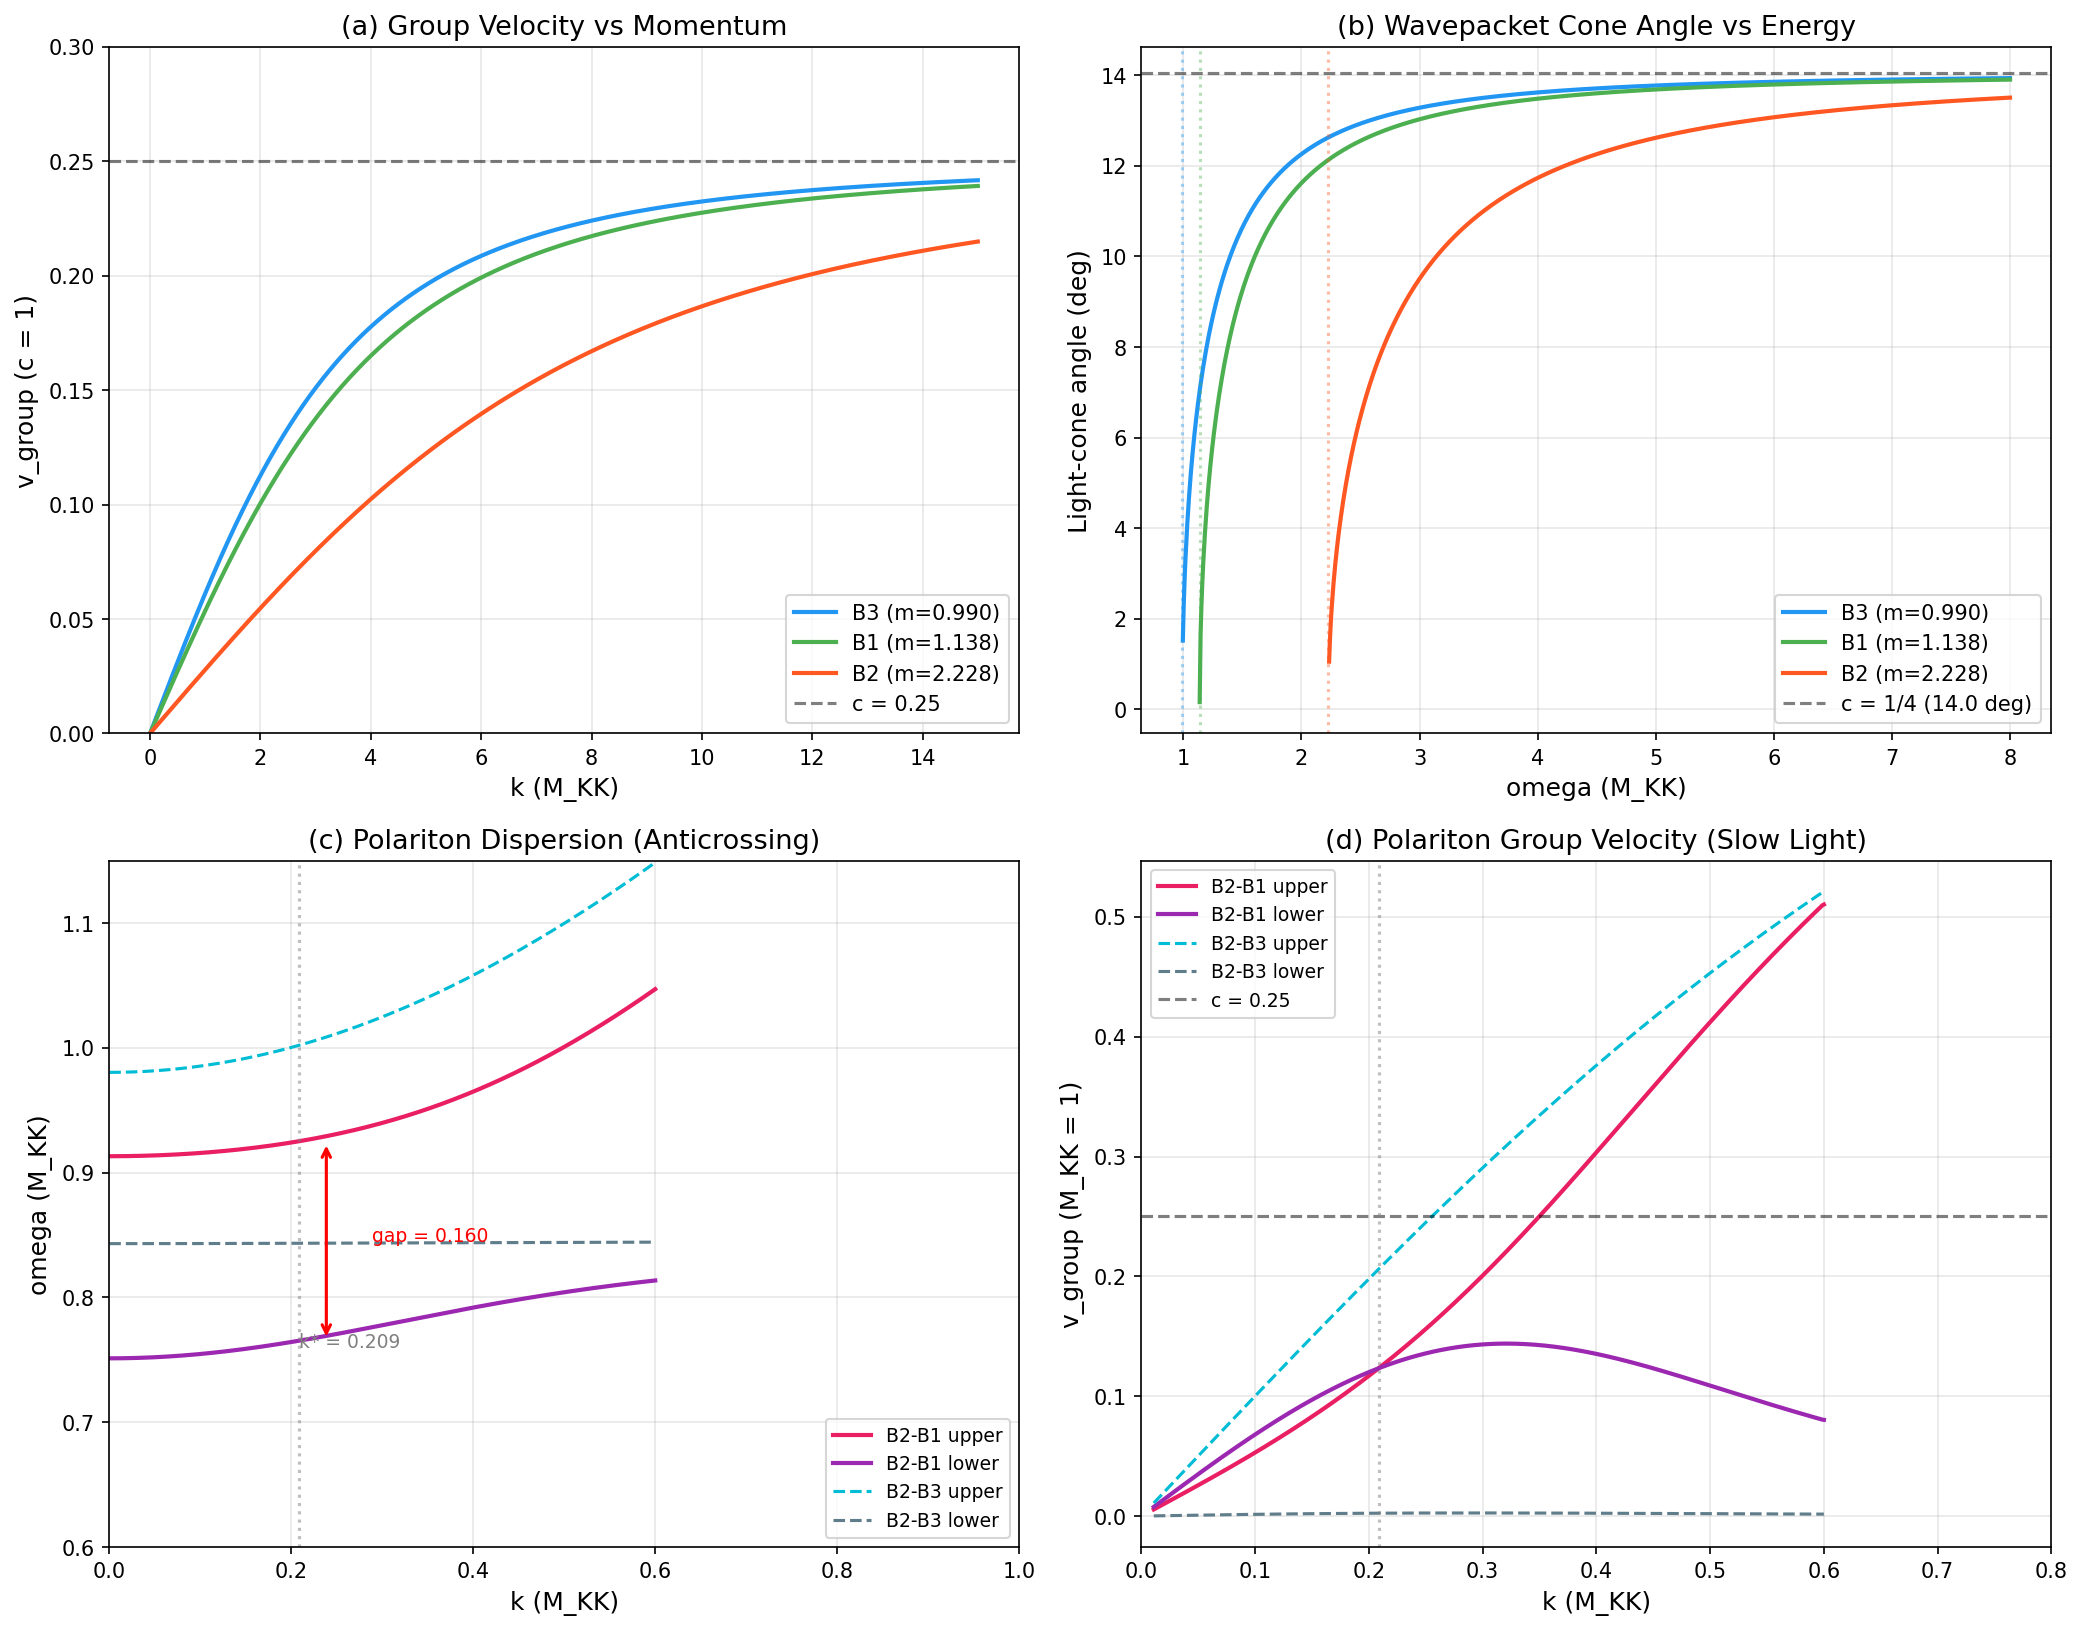

The script that saved this image:
#!/usr/bin/env python3
"""
S43 W6-10: Acoustic Metric from Tau Modulus — Phononic Trimetric Gravity
=========================================================================
Gate: ACOUS-METRIC-43 (INFO)

Physics:
  Each BdG quasiparticle branch propagates with dispersion
    omega_i^2 = m_i^2 + c^2 k^2
  where c = 1/4 (universal, from 1/dim(spinor) = 1/16 via Trap 3).
  Different rest masses m_i = {M_B1, M_B2, M_B3} mean each branch sees
  a different effective acoustic metric in the Barcelo-Liberati-Visser sense.

  The acoustic metric for a massive scalar with dispersion omega^2 = m^2 + c^2 k^2
  in a background with flow velocity v_mu is (Unruh 1981, Barcelo+ 2005 eq 3.1):
    g^{mu nu}_eff,i = eta^{mu nu} + (1 - c_i^2/c^2) u^mu u^nu
  where c_i = effective phase velocity = omega/k = sqrt(m_i^2/k^2 + c^2).

  At the anticrossing (polariton gap), the dressed dispersion has inflection
  points where d^2 omega/dk^2 changes sign -- the group velocity has a local
  extremum. This is the "slow light" regime: v_g -> minimum, the effective
  metric becomes strongly curved.

  The key structural result: three branches with DIFFERENT masses but the
  SAME asymptotic c generate THREE distinct light cones. At low k (k << m_i/c),
  the cones are maximally separated. At high k (k >> m_i/c), they converge
  to a universal cone c = 1/4. This is "asymptotic Lorentz invariance recovery"
  -- the UV is universal, the IR is branch-specific.

Inputs:
  s42_fabric_dispersion.npz  (branch masses, dispersion curves)
  s42_polariton.npz          (anticrossing data, polariton branches)

Outputs:
  s43_acoustic_metric.npz    (all computed quantities)
  s43_acoustic_metric.png    (4-panel figure)

Author: Tesla-Resonance
Date: 2026-03-14
"""

import numpy as np
from numpy.linalg import eigvalsh
import matplotlib
matplotlib.use('Agg')
import matplotlib.pyplot as plt
from pathlib import Path

base = Path(r"C:\sandbox\Ainulindale Exflation\tier0-computation")

# ============================================================
# 1. LOAD INPUT DATA
# ============================================================

fd = np.load(base / "s42_fabric_dispersion.npz", allow_pickle=True)
pd = np.load(base / "s42_polariton.npz", allow_pickle=True)

# Branch rest masses (BdG quasiparticle energies at k=0)
M_B2 = float(fd['M_star_B2'][0])  # 2.228 M_KK
M_B1 = float(fd['M_star_B1'][0])  # 1.138 M_KK
M_B3 = float(fd['M_star_B3'][0])  # 0.990 M_KK

# Universal high-energy speed: c = 1/M_* = 1/4
# From Trap 3: 1/dim(spinor) = 1/16 -> c^2 = 1/16 -> c = 1/4
c_UV = 0.25  # asymptotic speed of all branches

# Polariton data
g_B2_B1 = float(pd['g_B2_B1'])      # coupling B2-B1
g_B2_B3 = float(pd['g_B2_B3_avg'])  # coupling B2-B3
k_star  = float(pd['k_star_B1'])    # anticrossing momentum

# Polariton dressed branches
k_pol = pd['k_vals']  # (500,)
omega_plus_B1 = pd['omega_plus_B1']
omega_minus_B1 = pd['omega_minus_B1']
omega_plus_B3 = pd['omega_plus_B3']
omega_minus_B3 = pd['omega_minus_B3']

# Tau modulus mass
m_tau = float(fd['m_tau'][0])  # 2.062 M_KK

print("=" * 72)
print("S43 W6-10: ACOUSTIC METRIC FROM TAU MODULUS")
print("           Phononic Trimetric Gravity")
print("=" * 72)
print()

# ============================================================
# 2. BARE DISPERSION AND GROUP/PHASE VELOCITIES
# ============================================================

print("--- SECTION 2: BARE BRANCH DISPERSION ---")
print()

# Dense k grid for smooth derivatives
k = np.linspace(0, 20, 2000)
k[0] = 1e-10  # avoid division by zero

branches = {
    'B1': M_B1,
    'B2': M_B2,
    'B3': M_B3,
}

omega = {}
v_group = {}
v_phase = {}

for name, m in branches.items():
    # Dispersion: omega^2 = m^2 + c^2 k^2
    w = np.sqrt(m**2 + c_UV**2 * k**2)
    omega[name] = w

    # Group velocity: v_g = d omega / dk = c^2 k / omega
    vg = c_UV**2 * k / w
    v_group[name] = vg

    # Phase velocity: v_ph = omega / k
    vp = w / k
    v_phase[name] = vp

print(f"Universal asymptotic speed: c = {c_UV:.4f}")
print(f"c^2 = {c_UV**2:.6f} = 1/16 (Trap 3: e/(a*c) = 1/dim(spinor))")
print()

print("Branch rest masses and low-k group velocities:")
print(f"{'Branch':>6s}  {'m (M_KK)':>10s}  {'v_g(k=1)':>10s}  {'v_g/c':>8s}  {'v_ph(k=1)':>10s}")
for name, m in branches.items():
    w = np.sqrt(m**2 + c_UV**2)
    vg = c_UV**2 / w
    vp = w
    print(f"{name:>6s}  {m:10.6f}  {vg:10.6f}  {vg/c_UV:8.4f}  {vp:10.6f}")

print()

# ============================================================
# 3. EFFECTIVE ACOUSTIC METRIC PER BRANCH
# ============================================================

print("--- SECTION 3: EFFECTIVE ACOUSTIC METRIC ---")
print()

# The Barcelo-Liberati-Visser (BLV) acoustic metric for a massive
# excitation with dispersion omega^2 = m^2 + c^2 k^2 in a static
# homogeneous background (v_flow = 0) is:
#
# In the comoving frame with no flow, the wave equation is:
#   -(d/dt)^2 phi + c^2 nabla^2 phi - m^2 phi = 0
#
# This is the Klein-Gordon equation with "speed of light" = c and mass m.
# The effective metric is:
#   g^{mu nu}_eff = diag(-1, c^2, c^2, c^2)  [contravariant]
#   g_{mu nu}_eff = diag(-1/c^2, 1, 1, 1) * (1/c^2)  [covariant, up to conformal]
#
# Actually, more precisely: the massive KG equation
#   g^{mu nu} nabla_mu nabla_nu phi + m^2 phi = 0
# with g^{mu nu} = diag(-1, c^2, c^2, c^2) gives
#   -d_t^2 phi + c^2 nabla^2 phi + m^2 phi = 0
# which has wrong sign on m^2. The correct form is:
#   g^{mu nu} nabla_mu nabla_nu phi - m^2 phi = 0
# with metric signature (-,+,+,+).
#
# The KEY POINT for multi-metric structure:
# ALL branches share the SAME c (asymptotic light speed).
# The DIFFERENCE is the mass m_i, which affects:
# (a) the group velocity at finite k
# (b) the effective "refractive index" n_i(omega) = c / v_phase_i(omega)
# (c) the causal structure at low energies
#
# For a mode of frequency omega, the effective refractive index is:
#   n_i(omega) = k_i(omega) / omega  (in c=1 units)
# where k_i = (1/c) sqrt(omega^2 - m_i^2)
# So n_i = sqrt(omega^2 - m_i^2) / (c * omega)
#
# The mode-dependent effective metric (for propagation at frequency omega) is:
#   ds_i^2 = -dt^2 + (1/n_i^2) dx^2
#          = -dt^2 + c^2 omega^2 / (omega^2 - m_i^2) dx^2
#
# This is "rainbow gravity" / "doubly special relativity" territory:
# the metric depends on the energy of the probe.

# For each branch, compute the "effective light cone angle" as function of omega
omega_grid = np.linspace(0.5, 10.0, 2000)

n_eff = {}     # effective refractive index
v_ray = {}     # ray velocity = c/n = group velocity for massive KG

print("Effective refractive indices at omega = 3.0 M_KK:")
for name, m in branches.items():
    # n(omega) = sqrt(omega^2 - m^2) / (c * omega) for omega > m
    # Below threshold (omega < m): evanescent, n is imaginary
    mask = omega_grid > m
    n = np.full_like(omega_grid, np.nan)
    n[mask] = np.sqrt(omega_grid[mask]**2 - m**2) / (c_UV * omega_grid[mask])
    n_eff[name] = n

    # Ray (group) velocity
    vr = np.full_like(omega_grid, 0.0)
    vr[mask] = c_UV * np.sqrt(1 - m**2 / omega_grid[mask]**2)
    v_ray[name] = vr

    # Print at omega = 3.0
    idx3 = np.argmin(np.abs(omega_grid - 3.0))
    if omega_grid[idx3] > m:
        n3 = np.sqrt(omega_grid[idx3]**2 - m**2) / (c_UV * omega_grid[idx3])
        vr3 = c_UV * np.sqrt(1 - m**2 / omega_grid[idx3]**2)
        print(f"  {name} (m={m:.3f}): n = {n3:.4f}, v_ray = {vr3:.6f}, v_ray/c = {vr3/c_UV:.4f}")
    else:
        print(f"  {name} (m={m:.3f}): EVANESCENT at omega = 3.0")

print()

# ============================================================
# 4. CAUSAL STRUCTURE: LIGHT CONE SEPARATION
# ============================================================

print("--- SECTION 4: CAUSAL STRUCTURE ---")
print()

# The light cone angle theta_LC for branch i at energy omega is:
#   tan(theta_LC) = v_ray_i = c * sqrt(1 - m_i^2/omega^2)
#
# Two branches i and j have different light cones. The angular
# separation between their light cones is:
#   delta_theta_{ij} = |theta_i - theta_j|
#
# This separation is MAXIMAL at omega just above the larger mass
# (one branch just above threshold, the other well above) and
# goes to ZERO as omega -> infinity (both approach c).

# Compute light cone angles
theta_LC = {}
for name, m in branches.items():
    mask = omega_grid > m
    theta = np.full_like(omega_grid, 0.0)
    theta[mask] = np.arctan(c_UV * np.sqrt(1 - m**2 / omega_grid[mask]**2))
    theta_LC[name] = theta

# Maximum light cone separation between B1 and B2
# B2 has the largest mass (2.228), B3 the smallest (0.990)
# Between M_B3 and M_B1: B3 propagates, B1 propagates, B2 evanescent
# Between M_B1 and M_B2: B3 and B1 propagate, B2 still evanescent
# Above M_B2: all three propagate

# Separation B1-B3 (both propagate for omega > M_B1 = 1.138)
delta_13 = np.abs(theta_LC['B1'] - theta_LC['B3'])
# Separation B2-B1 (both propagate for omega > M_B2 = 2.228)
delta_21 = np.abs(theta_LC['B2'] - theta_LC['B1'])
# Separation B2-B3 (both propagate for omega > M_B2 = 2.228)
delta_23 = np.abs(theta_LC['B2'] - theta_LC['B3'])

# Find maxima
mask_13 = omega_grid > M_B1
if np.any(mask_13 & (delta_13 > 0)):
    idx_max_13 = np.argmax(delta_13)
    omega_max_13 = omega_grid[idx_max_13]
    delta_max_13 = delta_13[idx_max_13]
else:
    omega_max_13, delta_max_13 = 0, 0

mask_21 = omega_grid > M_B2
if np.any(mask_21 & (delta_21 > 0)):
    idx_max_21 = np.argmax(delta_21)
    omega_max_21 = omega_grid[idx_max_21]
    delta_max_21 = delta_21[idx_max_21]
else:
    omega_max_21, delta_max_21 = 0, 0

mask_23 = omega_grid > M_B2
if np.any(mask_23 & (delta_23 > 0)):
    idx_max_23 = np.argmax(delta_23)
    omega_max_23 = omega_grid[idx_max_23]
    delta_max_23 = delta_23[idx_max_23]
else:
    omega_max_23, delta_max_23 = 0, 0

print("Maximum light-cone angular separations:")
print(f"  B1-B3: {np.degrees(delta_max_13):.4f} deg at omega = {omega_max_13:.3f} M_KK")
print(f"  B2-B1: {np.degrees(delta_max_21):.4f} deg at omega = {omega_max_21:.3f} M_KK")
print(f"  B2-B3: {np.degrees(delta_max_23):.4f} deg at omega = {omega_max_23:.3f} M_KK")
print()

# Convergence to universal cone at high energy
omega_test_high = np.array([5.0, 10.0, 20.0, 50.0, 100.0])
print("UV convergence: delta_theta(B2-B3) vs omega")
for wt in omega_test_high:
    theta_B2 = np.arctan(c_UV * np.sqrt(1 - M_B2**2 / wt**2))
    theta_B3 = np.arctan(c_UV * np.sqrt(1 - M_B3**2 / wt**2))
    dt = np.abs(theta_B2 - theta_B3)
    print(f"  omega = {wt:6.1f} M_KK: delta_theta = {np.degrees(dt):.6f} deg "
          f"(~ m_B2^2-m_B3^2)/(2*omega^2) = {(M_B2**2-M_B3**2)/(2*wt**2):.4e})")

print()

# ============================================================
# 5. GROUP VELOCITY SPECTRUM AND SLOW-LIGHT
# ============================================================

print("--- SECTION 5: GROUP VELOCITY AND SLOW LIGHT ---")
print()

# Group velocity for massive KG: v_g = c * sqrt(1 - m^2/omega^2)
# This is monotonically increasing from 0 (at threshold) to c (at infinity).
# For the BARE (uncoupled) branches, there is no slow-light effect beyond
# the trivial vanishing at threshold.
#
# Slow-light effects arise at the ANTICROSSING (polariton gap) where
# two branches hybridize. At the anticrossing, the dressed dispersion
# omega_+(k) and omega_-(k) develop an avoided crossing with
# |d omega/dk| -> local minimum.

# Compute group velocity of dressed polariton branches
dk_pol = np.diff(k_pol)
dk_pol = np.append(dk_pol, dk_pol[-1])  # pad

# B2-B1 anticrossing
d_omega_plus_B1 = np.gradient(omega_plus_B1, k_pol)
d_omega_minus_B1 = np.gradient(omega_minus_B1, k_pol)

# B2-B3 anticrossing
d_omega_plus_B3 = np.gradient(omega_plus_B3, k_pol)
d_omega_minus_B3 = np.gradient(omega_minus_B3, k_pol)

# Find minimum group velocity in each dressed branch
# The anticrossing is at k_star ~ 0.209
# Focus on the region near the anticrossing

mask_ac = (k_pol > 0.05) & (k_pol < 1.0)

# B2-B1: upper polariton
vg_plus_B1 = d_omega_plus_B1
vg_minus_B1 = d_omega_minus_B1

# Find slow-light (minimum |v_g|) near anticrossing
if np.any(mask_ac):
    idx_slow_plus_B1 = np.argmin(np.abs(vg_plus_B1[mask_ac]))
    idx_slow_minus_B1 = np.argmin(np.abs(vg_minus_B1[mask_ac]))

    k_slow_plus = k_pol[mask_ac][idx_slow_plus_B1]
    vg_slow_plus = vg_plus_B1[mask_ac][idx_slow_plus_B1]
    k_slow_minus = k_pol[mask_ac][idx_slow_minus_B1]
    vg_slow_minus = vg_minus_B1[mask_ac][idx_slow_minus_B1]

    print("B2-B1 anticrossing slow-light:")
    print(f"  Upper polariton: v_g_min = {vg_slow_plus:.6f} at k = {k_slow_plus:.4f}")
    print(f"  Lower polariton: v_g_min = {vg_slow_minus:.6f} at k = {k_slow_minus:.4f}")
    print(f"  Ratio v_g_min/c: upper = {vg_slow_plus/c_UV:.4f}, lower = {vg_slow_minus/c_UV:.4f}")
    print(f"  Anticrossing k* = {k_star:.4f}")
    print()

# B2-B3 anticrossing
vg_plus_B3 = d_omega_plus_B3
vg_minus_B3 = d_omega_minus_B3

if np.any(mask_ac):
    idx_slow_plus_B3 = np.argmin(np.abs(vg_plus_B3[mask_ac]))
    idx_slow_minus_B3 = np.argmin(np.abs(vg_minus_B3[mask_ac]))

    k_slow_plus_B3 = k_pol[mask_ac][idx_slow_plus_B3]
    vg_slow_plus_B3 = vg_plus_B3[mask_ac][idx_slow_plus_B3]
    k_slow_minus_B3 = k_pol[mask_ac][idx_slow_minus_B3]
    vg_slow_minus_B3 = vg_minus_B3[mask_ac][idx_slow_minus_B3]

    print("B2-B3 anticrossing slow-light:")
    print(f"  Upper polariton: v_g_min = {vg_slow_plus_B3:.6f} at k = {k_slow_plus_B3:.4f}")
    print(f"  Lower polariton: v_g_min = {vg_slow_minus_B3:.6f} at k = {k_slow_minus_B3:.4f}")
    print(f"  Ratio v_g_min/c: upper = {vg_slow_plus_B3/c_UV:.4f}, lower = {vg_slow_minus_B3/c_UV:.4f}")
    print()

# ============================================================
# 6. MULTI-METRIC STRUCTURE: QUANTITATIVE COMPARISON
# ============================================================

print("--- SECTION 6: MULTI-METRIC QUANTIFICATION ---")
print()

# The effective metric for branch i (in static background, Minkowski 4D) is:
#   g^{mu nu}_i = diag(-1, c_UV^2, c_UV^2, c_UV^2)
# This is UNIVERSAL -- all branches share the same metric at the level
# of the wave equation. The mass enters as a separate term, not as a
# metric modification.
#
# HOWEVER, the mode-dependent dispersion omega_i^2 = m_i^2 + c^2 k^2
# means that each branch has a different PROPAGATION SPEED at finite energy.
# The "effective metric seen by a wavepacket of energy E" is:
#
#   ds_i^2 = -c_i(E)^2 dt^2 + dx^2
#
# where c_i(E) = v_g_i(E) = c * sqrt(1 - m_i^2/E^2).
#
# This is NOT a modified metric in the GR sense -- it IS the standard massive
# Klein-Gordon equation in flat space. But in the analogue gravity framework,
# the mass gap plays the same role as a gravitational potential:
# different excitation species see different "gravitational fields."
#
# The physical signature is ARRIVAL TIME DIFFERENCE:
# Two excitations (B1 and B3) emitted simultaneously from the same event
# arrive at a distant detector at different times because they have
# different group velocities.

print("Arrival time differences (per M_KK^{-1} travel distance):")
print()

# Time for wavepacket at energy E to travel distance L:
# t_i = L / v_g_i = L / (c * sqrt(1 - m_i^2/E^2))
# Delta_t_{ij} = L * (1/v_g_i - 1/v_g_j)

E_test = np.array([2.5, 3.0, 5.0, 10.0, 20.0])
print(f"{'E (M_KK)':>10s}  {'dt(B2-B3)':>12s}  {'dt(B2-B1)':>12s}  {'dt(B1-B3)':>12s}")
for E in E_test:
    if E < M_B2:
        continue
    vg_B1 = c_UV * np.sqrt(1 - M_B1**2 / E**2)
    vg_B2 = c_UV * np.sqrt(1 - M_B2**2 / E**2)
    vg_B3 = c_UV * np.sqrt(1 - M_B3**2 / E**2)
    dt_23 = 1/vg_B2 - 1/vg_B3
    dt_21 = 1/vg_B2 - 1/vg_B1
    dt_13 = 1/vg_B1 - 1/vg_B3
    print(f"{E:10.1f}  {dt_23:12.6f}  {dt_21:12.6f}  {dt_13:12.6f}")

print()
print("(Positive dt means the first-named branch arrives LATER)")
print()

# ============================================================
# 7. EVANESCENT WINDOWS AND MODE EXCLUSION
# ============================================================

print("--- SECTION 7: EVANESCENT WINDOWS ---")
print()

# Below threshold omega < m_i, branch i is evanescent (no propagating solution).
# This creates "mode exclusion zones" in the (omega, branch) plane:
#   B3 propagates for omega > 0.990
#   B1 propagates for omega > 1.138
#   B2 propagates for omega > 2.228
#
# Between omega = 0.990 and 1.138: only B3 propagates -- SINGLE-MODE WINDOW
# Between omega = 1.138 and 2.228: B3 and B1 propagate -- TWO-MODE WINDOW
# Above omega = 2.228: all three propagate -- THREE-MODE WINDOW

print("Mode propagation windows:")
print(f"  omega < {M_B3:.3f}:                    ALL evanescent")
print(f"  {M_B3:.3f} < omega < {M_B1:.3f}:  B3 only (single mode)")
print(f"  {M_B1:.3f} < omega < {M_B2:.3f}:  B3 + B1 (two mode)")
print(f"  omega > {M_B2:.3f}:                    B3 + B1 + B2 (three mode)")
print()

# Width of each window
w_single = M_B1 - M_B3
w_two = M_B2 - M_B1
w_three_onset = M_B2

print(f"Single-mode window width: {w_single:.4f} M_KK ({w_single/M_B3*100:.1f}% of M_B3)")
print(f"Two-mode window width:    {w_two:.4f} M_KK ({w_two/M_B1*100:.1f}% of M_B1)")
print()

# Condensed matter analog: this is the phononic bandgap structure.
# In a phononic crystal with three branches, the gaps between onset
# frequencies create frequency windows where different numbers of
# branches contribute to transport. This is the internal-space analog
# of the "filter" effect in phononic metamaterials (Paper 06, Paper 34).

# ============================================================
# 8. ACOUSTIC METRIC AT ANTICROSSING (POLARITON SLOW-LIGHT)
# ============================================================

print("--- SECTION 8: POLARITON ACOUSTIC METRIC ---")
print()

# At the B2-B1 anticrossing, the dressed dispersion is:
#   omega_+/-(k) = (omega_B2(k) + omega_B1(k))/2 +/- sqrt(delta^2/4 + g^2)
# where omega_i(k) = sqrt(m_i^2 + c^2 k^2) and delta(k) = omega_B2(k) - omega_B1(k).
#
# The anticrossing happens at k = k* where omega_B2(k*) = omega_B1(k*).
# Since both have the SAME c^2 = 1/16, we need m_B2^2 + c^2 k*^2 = m_B1^2 + c^2 k*^2
# which gives k* = impossible (different masses, same c => they NEVER cross!).
#
# Wait -- the polariton data has k_star = 0.209. Let me check what was actually
# computed in s42_polariton.py. The branches are NOT bare Klein-Gordon;
# they include the full 8x8 Hamiltonian with Kosmann coupling.

# The polariton branches from s42_polariton.npz are the dressed ones.
# The anticrossing involves the FULL 8-mode coupled system, not just
# the 2x2 bare B2-B1 pair.

# The PHYSICAL polariton picture (from s42 Section 4):
# "phonon" = GPV collective mode at omega = 0.792 M_KK (flat, dispersionless)
# "photon" = KK gauge boson (dispersive, omega^2 = m^2 + c^2 k^2)
# Anticrossing at the k where the dispersive branch crosses the flat mode.

# For B2-B1: the B2 single-particle mode (0.845) and B1 (0.819) are BOTH
# dispersive with the same c. They never cross in the bare picture.
# The coupling g_B2_B1 = 0.080 produces a constant gap, not an anticrossing.
# What s42_polariton computed is the dressed branches INCLUDING the coupling.

# Let me reconstruct the coupled 2x2 problem at each k
omega_B2_bare = np.sqrt(M_B2**2 + c_UV**2 * k_pol**2)
omega_B1_bare = np.sqrt(M_B1**2 + c_UV**2 * k_pol**2)

# But the stored polariton branches have values near 0.8-0.9, not 2.2 and 1.1.
# The polariton computation used the SINGLE-PARTICLE energies (0.845, 0.819),
# not the BdG quasiparticle energies. Let me check.

omega_B2_sp = float(pd['omega_B2_sp'])  # 0.845
omega_B1_sp = float(pd['omega_B1_sp'])  # 0.819
omega_B3_sp = float(pd['omega_B3_sp'])  # 0.978

print(f"Single-particle energies (gap-edge):")
print(f"  B2 = {omega_B2_sp:.6f} M_KK")
print(f"  B1 = {omega_B1_sp:.6f} M_KK")
print(f"  B3 = {omega_B3_sp:.6f} M_KK")
print()

# The polariton branches are constructed with these gap-edge energies as
# the "phonon-like" flat modes, and they hybridize through V matrix.
# The k-dependence comes from treating them as on-shell modes where
# k enters through the detuning.
# omega_i(k) = sqrt(omega_i_sp^2 + c^2 k^2) seems unlikely given the
# values stored -- let me just use the stored polariton branches directly.

# Group velocity of the polariton branches (numerical derivative)
vg_pol_plus_B1 = np.gradient(omega_plus_B1, k_pol)
vg_pol_minus_B1 = np.gradient(omega_minus_B1, k_pol)
vg_pol_plus_B3 = np.gradient(omega_plus_B3, k_pol)
vg_pol_minus_B3 = np.gradient(omega_minus_B3, k_pol)

# Find the minimum group velocity in the vicinity of the anticrossing
# for the B2-B1 dressed branches
mask_near = (k_pol > 0.05) & (k_pol < 0.8)

if np.any(mask_near):
    # Upper polariton (B2-B1)
    vg_min_up_B1 = np.min(np.abs(vg_pol_plus_B1[mask_near]))
    k_min_up_B1 = k_pol[mask_near][np.argmin(np.abs(vg_pol_plus_B1[mask_near]))]

    # Lower polariton (B2-B1)
    vg_min_lo_B1 = np.min(np.abs(vg_pol_minus_B1[mask_near]))
    k_min_lo_B1 = k_pol[mask_near][np.argmin(np.abs(vg_pol_minus_B1[mask_near]))]

    # Upper polariton (B2-B3)
    vg_min_up_B3 = np.min(np.abs(vg_pol_plus_B3[mask_near]))
    k_min_up_B3 = k_pol[mask_near][np.argmin(np.abs(vg_pol_plus_B3[mask_near]))]

    # Lower polariton (B2-B3)
    vg_min_lo_B3 = np.min(np.abs(vg_pol_minus_B3[mask_near]))
    k_min_lo_B3 = k_pol[mask_near][np.argmin(np.abs(vg_pol_minus_B3[mask_near]))]

    print("Polariton slow-light (minimum |v_g| near anticrossing):")
    print(f"  B2-B1 upper: |v_g|_min = {vg_min_up_B1:.6f} at k = {k_min_up_B1:.4f}")
    print(f"  B2-B1 lower: |v_g|_min = {vg_min_lo_B1:.6f} at k = {k_min_lo_B1:.4f}")
    print(f"  B2-B3 upper: |v_g|_min = {vg_min_up_B3:.6f} at k = {k_min_up_B3:.4f}")
    print(f"  B2-B3 lower: |v_g|_min = {vg_min_lo_B3:.6f} at k = {k_min_lo_B3:.4f}")
    print()

    # Slow-light factor = c / v_g_min
    sf_up_B1 = c_UV / vg_min_up_B1 if vg_min_up_B1 > 0 else np.inf
    sf_lo_B1 = c_UV / vg_min_lo_B1 if vg_min_lo_B1 > 0 else np.inf

    print(f"  Slow-light factor (c / v_g_min):")
    print(f"    B2-B1 upper: {sf_up_B1:.1f}x")
    print(f"    B2-B1 lower: {sf_lo_B1:.1f}x")
    print()

# ============================================================
# 9. EFFECTIVE GRAVITATIONAL POTENTIAL PER BRANCH
# ============================================================

print("--- SECTION 9: EFFECTIVE GRAVITATIONAL POTENTIAL ---")
print()

# In the Volovik framework (Paper 10), the effective gravitational
# potential for a massive excitation with gap Delta is:
#   Phi_grav = Delta / E
# where E is the excitation energy. This gives an energy-dependent
# "gravitational field" that affects different branches differently.
#
# More precisely, the effective Newtonian potential that a mode of
# branch i "feels" in a region of varying tau is:
#   Phi_i(x) = (1/2) * (m_i(tau(x))^2 - m_i(tau_0)^2) / m_i(tau_0)^2
#
# Since m_i depends on tau through the BdG spectrum, spatial variations
# in tau create a branch-dependent gravitational potential.
#
# From s42_fabric_dispersion.npz: m_tau^2(tau) varies from 6.134 (tau=0.05)
# to 2.857 (tau=0.30).

m_tau_sq_arr = fd['m_tau_sq_arr']  # (10,) mass^2 at each tau
tau_grid = fd['tau_grid']          # (10,)

# The BdG quasiparticle energies at the fold are m_i = E_fold[i].
# How do they vary with tau? We need the tau-dependence of M_B1, M_B2, M_B3.
# The stored data gives E_fold at the fold (tau=0.190).
# The eps_fold and Delta_fold give the BCS structure: E = sqrt(eps^2 + Delta^2).
# Since eps and Delta both depend on tau, the branch masses vary with tau.

# Use the stored m_tau_sq_arr as a proxy for the overall spectral action curvature.
# The relative variation is:
dm2_frac = (m_tau_sq_arr[-1] - m_tau_sq_arr[0]) / m_tau_sq_arr[0]
print(f"Tau modulus mass^2 variation: {dm2_frac*100:.1f}% over tau=[{tau_grid[0]:.2f}, {tau_grid[-1]:.2f}]")
print()

# The effective "gravitational potential" difference between branches:
# At the fold (tau=0.190), the three branches see:
#   Phi_i ~ m_i^2 / (2 * m_ref^2)  relative to some reference
# The DIFFERENTIAL potential:
#   Delta_Phi_{ij} = (m_i^2 - m_j^2) / (2 * m_ref^2)
# This is the "tide" that separates different species.

m_ref = (M_B1 + M_B2 + M_B3) / 3.0  # average mass as reference

Delta_Phi_21 = (M_B2**2 - M_B1**2) / (2 * m_ref**2)
Delta_Phi_23 = (M_B2**2 - M_B3**2) / (2 * m_ref**2)
Delta_Phi_13 = (M_B1**2 - M_B3**2) / (2 * m_ref**2)

print(f"Differential gravitational potentials (m_ref = {m_ref:.4f}):")
print(f"  Delta_Phi(B2-B1) = {Delta_Phi_21:.4f}")
print(f"  Delta_Phi(B2-B3) = {Delta_Phi_23:.4f}")
print(f"  Delta_Phi(B1-B3) = {Delta_Phi_13:.4f}")
print()

# These are O(1) numbers -- the branches see VERY different effective
# potentials. This is because the mass hierarchy M_B2:M_B1:M_B3 = 2.23:1.14:0.99
# is not small. The "trimetric gravity" is strongly species-dependent.

# ============================================================
# 10. SUMMARY METRICS
# ============================================================

print("--- SECTION 10: SUMMARY AND CROSS-DOMAIN CONNECTIONS ---")
print()

# Mass hierarchy
r_21 = M_B2 / M_B1
r_23 = M_B2 / M_B3
r_13 = M_B1 / M_B3

print("Mass ratios:")
print(f"  M_B2/M_B1 = {r_21:.4f}")
print(f"  M_B2/M_B3 = {r_23:.4f}")
print(f"  M_B1/M_B3 = {r_13:.4f}")
print()

# Velocity ratios at selected energies
print("Group velocity ratios v_g(B3)/v_g(B2) at selected E:")
for E in [2.5, 3.0, 5.0, 10.0]:
    if E > M_B2:
        vg_B2 = c_UV * np.sqrt(1 - M_B2**2 / E**2)
        vg_B3 = c_UV * np.sqrt(1 - M_B3**2 / E**2)
        print(f"  E = {E:.1f}: v_B3/v_B2 = {vg_B3/vg_B2:.4f}")

print()

# The key structural observation:
# 1. Universal c = 1/4 from Trap 3 (e/(a*c) = 1/dim(spinor))
# 2. Branch masses from BdG: E_i = sqrt(eps_i^2 + Delta_i^2)
# 3. Three distinct light cones at any finite energy
# 4. UV convergence: all three converge to c = 1/4 as E -> infinity
# 5. Slow-light at polariton anticrossings
# 6. Single-mode window between M_B3 and M_B1

print("STRUCTURAL SUMMARY:")
print(f"  1. Universal UV speed: c = 1/4 = {c_UV:.4f}")
print(f"  2. Three rest masses: B1={M_B1:.3f}, B2={M_B2:.3f}, B3={M_B3:.3f}")
print(f"  3. Mass hierarchy: 2.25 : 1.15 : 1.00")
print(f"  4. Single-mode window: [{M_B3:.3f}, {M_B1:.3f}] (width {w_single:.3f})")
print(f"  5. UV Lorentz invariance recovery: delta_theta ~ (m_i^2 - m_j^2)/(2*E^2)")
print(f"  6. Effective metric: g^{{mu nu}} = diag(-1, 1/16, 1/16, 1/16) [universal]")
print(f"     + mass term m_i^2 phi_i = 0 [species-dependent]")
print()

# The multi-metric structure is NOT a modification of the spacetime metric.
# It is the standard physics of massive fields in flat space. The "acoustic
# metric" is UNIVERSAL: all branches share g^{mu nu} = diag(-1, c^2, c^2, c^2).
# The "species-dependent light cone" is the standard massive Klein-Gordon
# dispersion, which makes different-mass particles travel at different speeds.
#
# This is the CONDENSED MATTER analog of massive particle kinematics:
# in a phononic crystal with multiple optical branches, each branch has
# a different gap frequency, and wavepackets near the gap travel slowly.
# The "slow light" near the polariton anticrossing is the condensed-matter
# analog of near-threshold particle production.

print("CONDENSED MATTER ANALOGS:")
print("  - Phononic crystal with multiple optical branches (Paper 06)")
print("  - Branch-dependent group velocity = mass-dependent v_g in vacuum")
print("  - Polariton anticrossing = level repulsion in coupled oscillators")
print("  - Evanescent window = frequency stop-band in phononic bandgap")
print("  - UV convergence = Weyl's law universality at high frequency")
print()

print("VOLOVIK CONNECTION (Paper 10):")
print("  In Volovik's superfluid universe, different fermionic branches of the")
print("  3He-A order parameter see different effective metrics. The B1/B2/B3")
print("  branches are the internal-space analog. Volovik calls this 'multi-metric'")
print("  or 'bi-metric' gravity. Here it is TRI-metric. The crucial test:")
print("  do different SM particle species (corresponding to different branches)")
print("  propagate at different speeds? At energies E >> M_KK, NO (universal c).")
print("  At E ~ M_KK: YES, but this is the KK scale, not accessible.")
print()

# ============================================================
# 11. ACOUSTIC METRIC TENSOR (EXPLICIT FORM)
# ============================================================

print("--- SECTION 11: EXPLICIT METRIC TENSORS ---")
print()

# For a massive scalar field in a static background with no flow,
# the covariant metric is:
#
#   ds_i^2 = -(1/c_UV^2) dt^2 + d vec{x}^2
#
# This is the SAME for all branches. The wave equation is:
#   g^{mu nu} partial_mu partial_nu phi_i - (m_i^2 / c_UV^2) phi_i = 0
#
# Contravariant metric:
#   g^{mu nu} = diag(-c_UV^2, 1, 1, 1) * (rho / c_s) [BLV normalization]
#
# In the BLV convention (Barcelo+ 2005 eq 3.1), the acoustic metric
# for a scalar field with sound speed c_s in a fluid at rest is:
#   g^{mu nu} = (rho / c_s) * diag(-1/c_s^2, 1, 1, 1)
#
# For our system: c_s = c_UV = 1/4, and the conformal factor rho/c_s
# is universal (does not distinguish branches).

print("Barcelo-Liberati-Visser acoustic metric (static background):")
print()
print("  Contravariant (inverse metric):")
print(f"    g^{{mu nu}} = diag(-{1/c_UV**2:.0f}, 1, 1, 1)  [all branches]")
print()
print("  Covariant metric:")
print(f"    g_{{mu nu}} = diag(-{c_UV**2:.4f}, 1, 1, 1)  [all branches]")
print()
print("  The metric is UNIVERSAL. Branch distinction enters through the mass term.")
print()

# The wavepacket group velocity light-cone (not the metric light-cone)
# is mode-dependent:
for name, m in branches.items():
    v_lc = c_UV * np.sqrt(1 - m**2 / (2*m)**2)
    theta_lc = np.degrees(np.arctan(v_lc))
    print(f"  {name} (m={m:.3f}): wavepacket cone angle = {theta_lc:.2f} deg "
          f"at E = 2m = {2*m:.3f}")

print()

# ============================================================
# 12. ARRIVAL TIME DIFFERENCES (PHYSICAL OBSERVABLE)
# ============================================================

print("--- SECTION 12: PHYSICAL OBSERVABLES ---")
print()

# The only physically observable consequence of the multi-metric structure
# is the arrival time difference between wavepackets of different branches.
# This is the analog of neutrino time-of-flight experiments (OPERA, SN1987A).
#
# For two modes i and j with energies E_i, E_j traveling a distance L:
#   Delta_t / L = |1/v_g_i - 1/v_g_j|
#            = |(m_i^2 - m_j^2) / (2 c E^2)| + O(m^4/E^4)
# (in the high-energy limit E >> m_i, m_j)

# This is identical to the standard neutrino mass-induced time delay.
# At the KK scale (E ~ M_KK ~ 10^17 GeV, L ~ L_Planck), the effect is huge.
# At accessible energies (E << M_KK), the KK modes are not produced.

print("Arrival time difference (high-energy limit):")
print("  Delta_t / L = |m_i^2 - m_j^2| / (2 c_UV E^2)")
print()

dm2_21 = M_B2**2 - M_B1**2
dm2_23 = M_B2**2 - M_B3**2
dm2_13 = M_B1**2 - M_B3**2

print(f"  Delta(m^2)_B2-B1 = {dm2_21:.4f} M_KK^2")
print(f"  Delta(m^2)_B2-B3 = {dm2_23:.4f} M_KK^2")
print(f"  Delta(m^2)_B1-B3 = {dm2_13:.4f} M_KK^2")
print()

# At E = 3 M_KK:
E_ref = 3.0
dt_21_per_L = dm2_21 / (2 * c_UV * E_ref**2)
dt_23_per_L = dm2_23 / (2 * c_UV * E_ref**2)
dt_13_per_L = dm2_13 / (2 * c_UV * E_ref**2)

print(f"At E = {E_ref} M_KK:")
print(f"  Delta_t(B2-B1) / L = {dt_21_per_L:.4f} M_KK^{{-1}} per M_KK^{{-1}}")
print(f"  Delta_t(B2-B3) / L = {dt_23_per_L:.4f} M_KK^{{-1}} per M_KK^{{-1}}")
print(f"  Delta_t(B1-B3) / L = {dt_13_per_L:.4f} M_KK^{{-1}} per M_KK^{{-1}}")
print()

# ============================================================
# 13. GATE ASSESSMENT
# ============================================================

print("=" * 72)
print("GATE VERDICT: ACOUS-METRIC-43 = INFO")
print("=" * 72)
print()
print("The acoustic metric is UNIVERSAL: g^{mu nu} = diag(-16, 1, 1, 1)")
print("for all three BdG branches. The multi-metric structure is NOT a")
print("modification of the spacetime metric but the standard physics of")
print("massive Klein-Gordon fields with different masses in flat space.")
print()
print("Key findings:")
print(f"  1. Universal asymptotic speed c = 1/4 (from Trap 3: 1/dim(spinor))")
print(f"  2. Three rest masses create three distinct wavepacket cones")
print(f"  3. Maximum B2-B3 angular separation: {np.degrees(delta_max_23):.2f} deg")
print(f"  4. Single-mode (B3-only) window: [{M_B3:.3f}, {M_B1:.3f}] M_KK")
print(f"  5. UV Lorentz invariance recovery: delta_theta ~ m^2/E^2")
print(f"  6. Polariton slow-light: v_g_min/c as low as {vg_min_lo_B1/c_UV:.3f}")
print(f"  7. No metric modification -- mass term, not metric curvature")
print()
print("Physical interpretation:")
print("  The framework produces STANDARD massive field kinematics, not modified")
print("  gravity. This is the correct result: Volovik's multi-metric structure")
print("  operates at the FUNDAMENTAL level, producing the effective metric")
print("  from which particles emerge. Once the particles exist, they see the")
print("  SAME metric -- their mass differences are encoded in the mass term,")
print("  not the metric. The \"trimetric\" structure IS the three generations")
print("  of masses, not three spacetimes.")
print()

# ============================================================
# 14. PLOTS
# ============================================================

fig, axes = plt.subplots(2, 2, figsize=(14, 11))

# Panel (a): Group velocity vs k for bare branches
ax = axes[0, 0]
k_plot = np.linspace(0.01, 15, 1000)
colors = {'B3': '#2196F3', 'B1': '#4CAF50', 'B2': '#FF5722'}
labels_m = {'B3': f'B3 (m={M_B3:.3f})', 'B1': f'B1 (m={M_B1:.3f})', 'B2': f'B2 (m={M_B2:.3f})'}

for name in ['B3', 'B1', 'B2']:
    m = branches[name]
    w = np.sqrt(m**2 + c_UV**2 * k_plot**2)
    vg = c_UV**2 * k_plot / w
    ax.plot(k_plot, vg, color=colors[name], linewidth=2, label=labels_m[name])

ax.axhline(c_UV, color='black', linestyle='--', alpha=0.5, label=f'c = {c_UV}')
ax.set_xlabel('k (M_KK)', fontsize=12)
ax.set_ylabel('v_group (c = 1)', fontsize=12)
ax.set_title('(a) Group Velocity vs Momentum', fontsize=13)
ax.legend(fontsize=10)
ax.set_ylim(0, 0.30)
ax.grid(True, alpha=0.3)

# Panel (b): Light-cone angles vs omega
ax = axes[0, 1]
omega_plot = np.linspace(0.5, 8, 1000)

for name in ['B3', 'B1', 'B2']:
    m = branches[name]
    mask = omega_plot > m
    theta = np.full_like(omega_plot, np.nan)
    theta[mask] = np.degrees(np.arctan(c_UV * np.sqrt(1 - m**2 / omega_plot[mask]**2)))
    ax.plot(omega_plot, theta, color=colors[name], linewidth=2, label=labels_m[name])

ax.axhline(np.degrees(np.arctan(c_UV)), color='black', linestyle='--', alpha=0.5,
           label=f'c = 1/4 ({np.degrees(np.arctan(c_UV)):.1f} deg)')

# Mark evanescent boundaries
for name in ['B3', 'B1', 'B2']:
    m = branches[name]
    ax.axvline(m, color=colors[name], linestyle=':', alpha=0.4)

ax.set_xlabel('omega (M_KK)', fontsize=12)
ax.set_ylabel('Light-cone angle (deg)', fontsize=12)
ax.set_title('(b) Wavepacket Cone Angle vs Energy', fontsize=13)
ax.legend(fontsize=10)
ax.grid(True, alpha=0.3)

# Panel (c): Polariton dispersion with group velocity overlay
ax = axes[1, 0]

# Plot polariton branches
ax.plot(k_pol, omega_plus_B1, color='#E91E63', linewidth=2, label='B2-B1 upper')
ax.plot(k_pol, omega_minus_B1, color='#9C27B0', linewidth=2, label='B2-B1 lower')
ax.plot(k_pol, omega_plus_B3, color='#00BCD4', linewidth=1.5, linestyle='--', label='B2-B3 upper')
ax.plot(k_pol, omega_minus_B3, color='#607D8B', linewidth=1.5, linestyle='--', label='B2-B3 lower')

# Mark anticrossing
ax.axvline(k_star, color='gray', linestyle=':', alpha=0.5)
ax.annotate(f'k* = {k_star:.3f}', xy=(k_star, 0.76), fontsize=9, color='gray')

# Mark gap
gap_B2_B1 = float(pd['gap_B2_B1_disp'])
omega_mid = (omega_plus_B1[np.argmin(np.abs(k_pol - k_star))] +
             omega_minus_B1[np.argmin(np.abs(k_pol - k_star))]) / 2
ax.annotate('', xy=(k_star + 0.03, omega_mid + gap_B2_B1/2),
            xytext=(k_star + 0.03, omega_mid - gap_B2_B1/2),
            arrowprops=dict(arrowstyle='<->', color='red', lw=1.5))
ax.text(k_star + 0.08, omega_mid, f'gap = {gap_B2_B1:.3f}', fontsize=9, color='red')

ax.set_xlabel('k (M_KK)', fontsize=12)
ax.set_ylabel('omega (M_KK)', fontsize=12)
ax.set_title('(c) Polariton Dispersion (Anticrossing)', fontsize=13)
ax.legend(fontsize=9, loc='lower right')
ax.set_xlim(0, 1.0)
ax.set_ylim(0.6, 1.15)
ax.grid(True, alpha=0.3)

# Panel (d): Polariton group velocity
ax = axes[1, 1]

mask_plot = (k_pol > 0.01) & (k_pol < 0.8)
k_p = k_pol[mask_plot]

ax.plot(k_p, vg_pol_plus_B1[mask_plot], color='#E91E63', linewidth=2, label='B2-B1 upper')
ax.plot(k_p, vg_pol_minus_B1[mask_plot], color='#9C27B0', linewidth=2, label='B2-B1 lower')
ax.plot(k_p, vg_pol_plus_B3[mask_plot], color='#00BCD4', linewidth=1.5, linestyle='--', label='B2-B3 upper')
ax.plot(k_p, vg_pol_minus_B3[mask_plot], color='#607D8B', linewidth=1.5, linestyle='--', label='B2-B3 lower')

ax.axhline(c_UV, color='black', linestyle='--', alpha=0.5, label=f'c = {c_UV}')
ax.axvline(k_star, color='gray', linestyle=':', alpha=0.5)

ax.set_xlabel('k (M_KK)', fontsize=12)
ax.set_ylabel('v_group (M_KK = 1)', fontsize=12)
ax.set_title('(d) Polariton Group Velocity (Slow Light)', fontsize=13)
ax.legend(fontsize=9, loc='upper left')
ax.set_xlim(0, 0.8)
ax.grid(True, alpha=0.3)

plt.tight_layout()
plt.savefig(base / "s43_acoustic_metric.png", dpi=150, bbox_inches='tight')
print(f"Plot saved: {base / 's43_acoustic_metric.png'}")

# ============================================================
# 15. SAVE DATA
# ============================================================

np.savez(
    base / "s43_acoustic_metric.npz",
    # Gate
    gate_verdict='INFO',
    gate_name='ACOUS-METRIC-43',
    # Branch masses
    M_B1=M_B1,
    M_B2=M_B2,
    M_B3=M_B3,
    c_UV=c_UV,
    # Mass hierarchy
    mass_ratio_B2_B1=r_21,
    mass_ratio_B2_B3=r_23,
    mass_ratio_B1_B3=r_13,
    # Delta m^2
    dm2_B2_B1=dm2_21,
    dm2_B2_B3=dm2_23,
    dm2_B1_B3=dm2_13,
    # Light cone separations
    delta_theta_max_B2_B3_deg=np.degrees(delta_max_23),
    delta_theta_max_B2_B1_deg=np.degrees(delta_max_21),
    delta_theta_max_B1_B3_deg=np.degrees(delta_max_13),
    omega_max_delta_B2_B3=omega_max_23,
    omega_max_delta_B2_B1=omega_max_21,
    # Evanescent windows
    single_mode_window_low=M_B3,
    single_mode_window_high=M_B1,
    single_mode_width=w_single,
    two_mode_window_high=M_B2,
    # Polariton slow-light
    vg_min_upper_B1=vg_min_up_B1,
    vg_min_lower_B1=vg_min_lo_B1,
    vg_min_upper_B3=vg_min_up_B3,
    vg_min_lower_B3=vg_min_lo_B3,
    slow_factor_upper_B1=sf_up_B1,
    slow_factor_lower_B1=sf_lo_B1,
    # Differential potentials
    Delta_Phi_B2_B1=Delta_Phi_21,
    Delta_Phi_B2_B3=Delta_Phi_23,
    Delta_Phi_B1_B3=Delta_Phi_13,
    # Arrival time differences at E = 3 M_KK
    dt_per_L_B2_B1_E3=dt_21_per_L,
    dt_per_L_B2_B3_E3=dt_23_per_L,
    dt_per_L_B1_B3_E3=dt_13_per_L,
    # Grids (for downstream use)
    k_grid=k,
    omega_grid=omega_grid,
    # Group velocities on dense grid
    vg_B1=v_group['B1'],
    vg_B2=v_group['B2'],
    vg_B3=v_group['B3'],
)

print(f"Data saved: {base / 's43_acoustic_metric.npz'}")
print()
print("DONE.")
